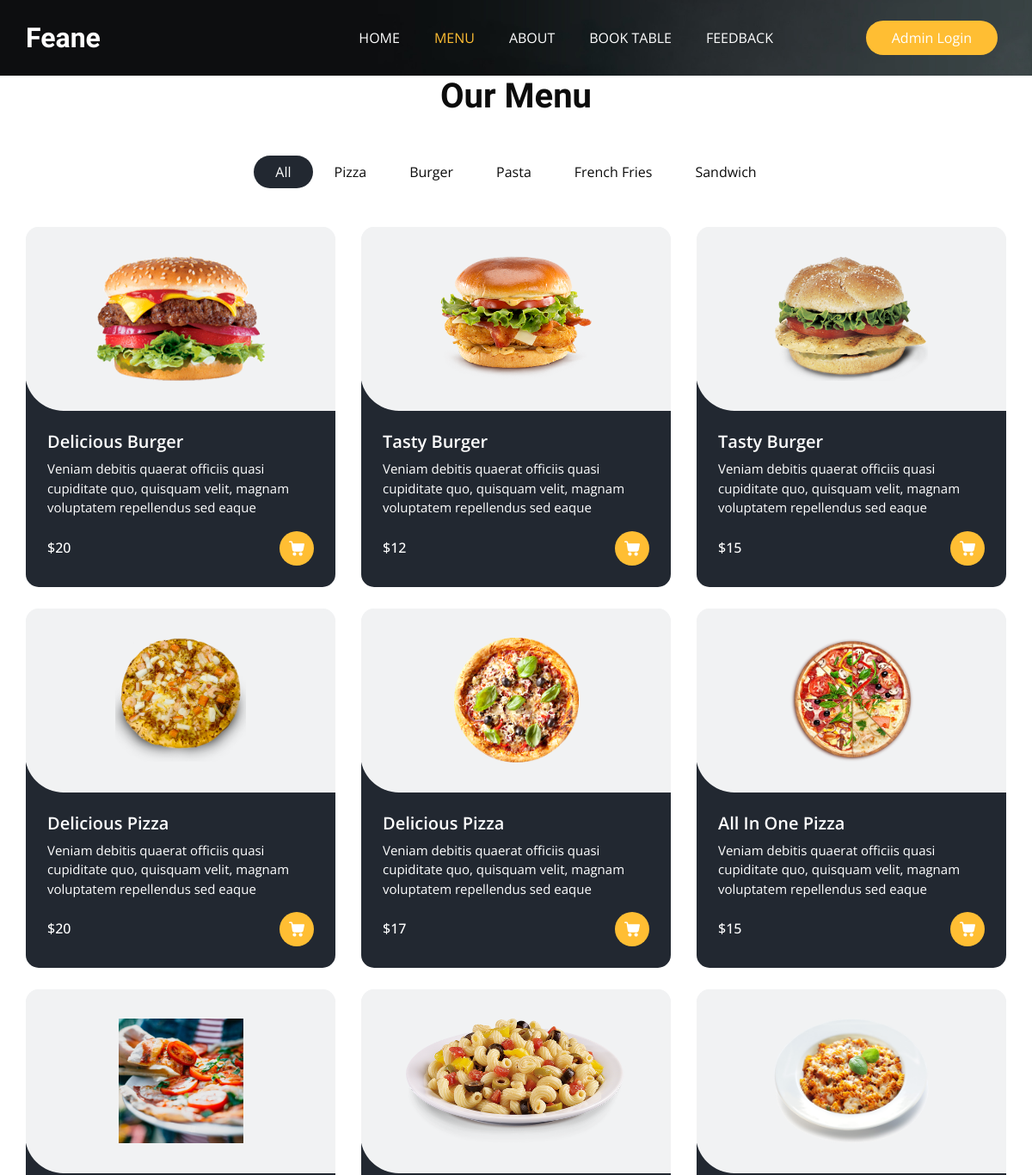
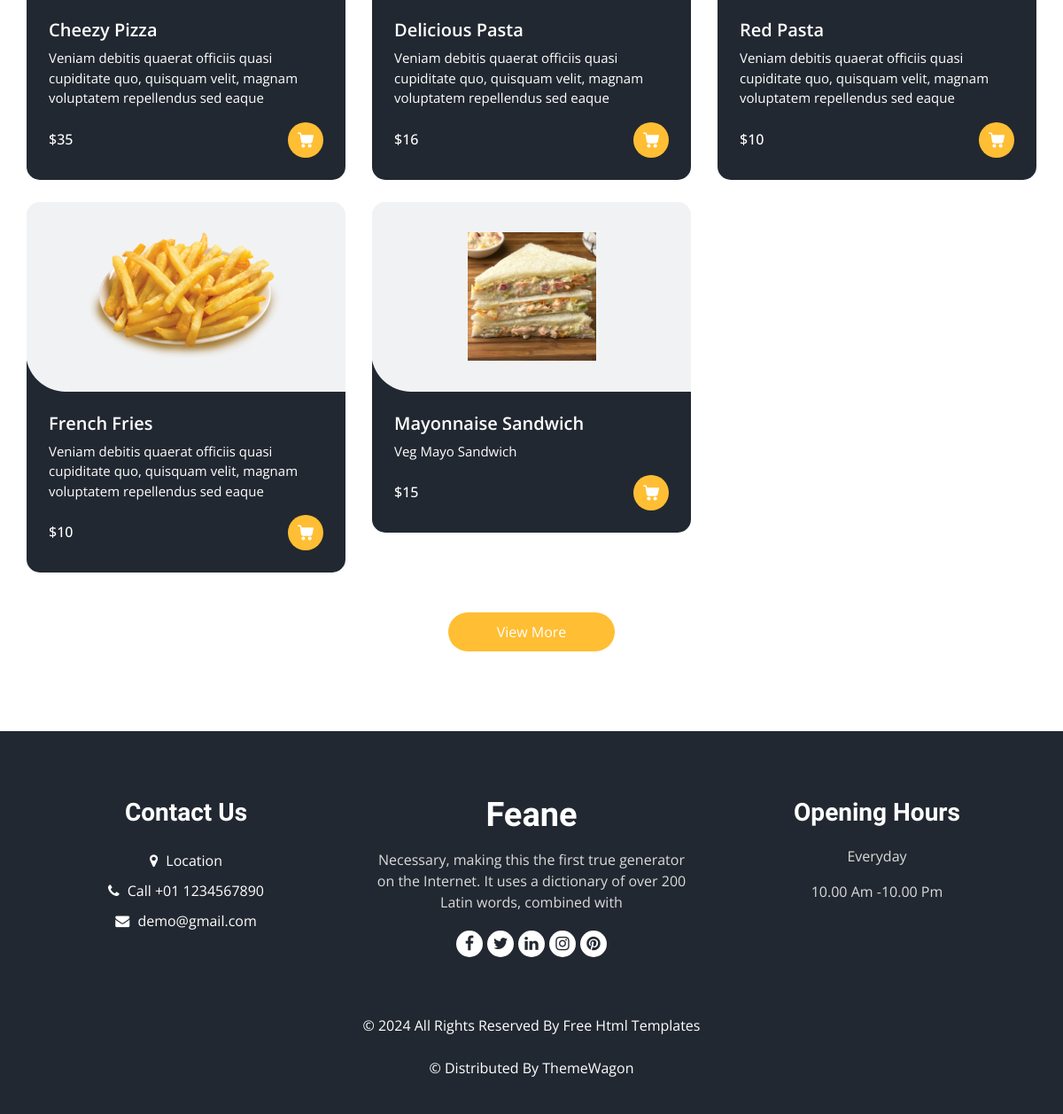
The page /menu on the database its author committed (2 pictures, top to bottom).
### core/models.py (models this page shows, shortened)
class ItemList(models.Model):
    Category_name = models.CharField(max_length=15)

class Items(models.Model):
    Item_name= models.CharField(max_length=20)
    description = models.TextField(blank=False)
    Price= models.IntegerField()
    Category = models.ForeignKey(ItemList, related_name="Name", on_delete=models.CASCADE)
    Image = models.ImageField(upload_to='items/')

### core/views.py (the view)
# urls.py: path('menu', MenuView, name="menu"),
def MenuView(request):
    items = Items.objects.all()
    list = ItemList.objects.all()
    return render(request, 'menu.html', {
        'items':items,
        'list': list,
    })

### Template/menu.html (shortened to what this page needs)
{% extends "base.html" %}
{% load static %}
{% block class %}class="sub_page"{% endblock class %}
{% block menu_status %}active{% endblock menu_status %}
{% block main %}
<section class="food_section layout_padding-bottom">
  <div class="container">
    <div class="heading_container heading_center">
      <h2>
        Our Menu
      </h2>
    </div>
    <ul class="filters_menu">
      <li class="active" data-filter="*">All</li>
      {% for l in list %}
      <li data-filter="*">{{l.Category_name}}</li>
      {% endfor %}
    </ul>
    <div class="filters-content">
      <div class="row grid">
        {% for i in items %}
        <div class="col-sm-6 col-lg-4 all {{j.Category}}">
          <div class="box">
            <div>
              <div class="img-box">
                <img src="/media/{{i.Image}}" alt="">
              </div>
              <div class="detail-box">
                <h5>
                  {{i.Item_name}}
                </h5>
                <p>
                  {{i.description}}
                </p>
                <div class="options">
                  <h6>
                    ${{i.Price}}
                  </h6>
                  <a href="">
                  </a>
                </div>
              </div>
            </div>
          </div>
        </div>
        {% endfor %}
      </div>
    </div>
    <div class="btn-box">
      <a href="">
        View More
      </a>
    </div>
  </div>
</section>
{% endblock main %}

### Template/base.html (shortened to what this page needs)
<!DOCTYPE html>
<html>
{% load static %}
<head>
  <link rel="stylesheet" type="text/css" href="{% static 'css/bootstrap.css' %}" />
  <link rel="stylesheet" type="text/css" href="https://cdnjs.cloudflare.com/ajax/libs/OwlCarousel2/2.3.4/assets/owl.carousel.min.css" />
  <link rel="stylesheet" href="https://cdnjs.cloudflare.com/ajax/libs/jquery-nice-select/1.1.0/css/nice-select.min.css" />
  <link href="{% static 'css/font-awesome.min.css' %}" rel="stylesheet" />
  <link href="{% static 'css/style.css' %}" rel="stylesheet" />
  <link href="{% static 'css/responsive.css' %}" rel="stylesheet" />
</head>
<body {% block class %}{% endblock class %}>
  <div class="hero_area">
    <div class="bg-box">
      <img src="{% static 'images/hero-bg.jpg' %}" alt="">
    </div>
    <header class="header_section">
      <div class="container">
        <nav class="navbar navbar-expand-lg custom_nav-container ">
          <a class="navbar-brand" href="{% url 'home' %}">
            <span>
              Feane
            </span>
          </a>
          <div class="collapse navbar-collapse" id="navbarSupportedContent">
            <ul class="navbar-nav  mx-auto ">
              <li class="nav-item {% block home_status %}{% endblock home_status %}">
                <a class="nav-link" href="{% url 'home' %}">Home <span class="sr-only">(current)</span></a>
              </li>
              <li class="nav-item {% block menu_status %}{% endblock menu_status %}">
                <a class="nav-link" href="{% url 'menu' %}">Menu</a>
              </li>
              <li class="nav-item {% block about_status %}{% endblock about_status %}">
                <a class="nav-link" href="{% url 'about' %}">About</a>
              </li>
              <li class="nav-item {% block booktable_status %}{% endblock booktable_status %}">
                <a class="nav-link" href="{% url 'book_table' %}">Book Table</a>
              </li>
              <li class="nav-item {% block feedback_status %}{% endblock feedback_status %}">
                <a class="nav-link" href="{% url 'feedback' %}">Feedback</a>
              </li>
            </ul>
            <div class="user_option">
              <a href="/admin" class="order_online">
                Admin Login
              </a>
            </div>
          </div>
        </nav>
      </div>
    </header>
  </div>
 {% block main %}
 {% endblock main %}
  <footer class="footer_section">
    <div class="container">
      <div class="row">
        <div class="col-md-4 footer-col">
          <div class="footer_contact">
            <h4>
              Contact Us
            </h4>
            <div class="contact_link_box">
              <a href="">
                <i class="fa fa-map-marker" aria-hidden="true"></i>
                <span>
                  Location
                </span>
              </a>
              <a href="">
                <i class="fa fa-phone" aria-hidden="true"></i>
                <span>
                  Call +01 1234567890
                </span>
              </a>
              <a href="">
                <i class="fa fa-envelope" aria-hidden="true"></i>
                <span>
                  demo@gmail.com
                </span>
              </a>
            </div>
          </div>
        </div>
        <div class="col-md-4 footer-col">
          <div class="footer_detail">
            <a href="" class="footer-logo">
              Feane
            </a>
            <p>
              Necessary, making this the first true generator on the Internet. It uses a dictionary of over 200 Latin words, combined with
            </p>
            <div class="footer_social">
              <a href="">
                <i class="fa fa-facebook" aria-hidden="true"></i>
              </a>
              <a href="">
                <i class="fa fa-twitter" aria-hidden="true"></i>
              </a>
              <a href="">
                <i class="fa fa-linkedin" aria-hidden="true"></i>
              </a>
              <a href="">
                <i class="fa fa-instagram" aria-hidden="true"></i>
              </a>
              <a href="">
                <i class="fa fa-pinterest" aria-hidden="true"></i>
              </a>
            </div>
          </div>
        </div>
        <div class="col-md-4 footer-col">
          <h4>
            Opening Hours
          </h4>
          <p>
            Everyday
          </p>
          <p>
            10.00 Am -10.00 Pm
          </p>
        </div>
      </div>
      <div class="footer-info">
        <p>
          &copy; <span id="displayYear"></span> All Rights Reserved By
          <a href="https://html.design/">Free Html Templates</a><br><br>
          &copy;  Distributed By
          <a href="https://themewagon.com/" target="_blank">ThemeWagon</a>
        </p>
      </div>
    </div>
  </footer>
</body>
</html>

### Static/css/responsive.css (style rules this page uses)
@media (min-width: 1200px) { .container { max-width: 1170px; } }

### rows shown on the page
ItemList: Category_name "Pizza"
ItemList: Category_name "Burger"
ItemList: Category_name "Pasta"
ItemList: Category_name "French Fries"
ItemList: Category_name "Sandwich"
Items: Image (picture), Item_name "Delicious Burger", description "Veniam debitis quaerat officiis quasi cupiditate quo, quisquam velit, magnam voluptatem repellendus sed eaque", Price "20"
Items: Image (picture), Item_name "Tasty Burger", description "Veniam debitis quaerat officiis quasi cupiditate quo, quisquam velit, magnam voluptatem repellendus sed eaque", Price "12"
Items: Image (picture), Item_name "Tasty Burger", description "Veniam debitis quaerat officiis quasi cupiditate quo, quisquam velit, magnam voluptatem repellendus sed eaque", Price "15"
Items: Image (picture), Item_name "Delicious Pizza", description "Veniam debitis quaerat officiis quasi cupiditate quo, quisquam velit, magnam voluptatem repellendus sed eaque", Price "20"
Items: Image (picture), Item_name "Delicious Pizza", description "Veniam debitis quaerat officiis quasi cupiditate quo, quisquam velit, magnam voluptatem repellendus sed eaque", Price "17"
Items: Image (picture), Item_name "All In One Pizza", description "Veniam debitis quaerat officiis quasi cupiditate quo, quisquam velit, magnam voluptatem repellendus sed eaque", Price "15"
Items: Image (picture), Item_name "Cheezy Pizza", description "Veniam debitis quaerat officiis quasi cupiditate quo, quisquam velit, magnam voluptatem repellendus sed eaque", Price "35"
Items: Image (picture), Item_name "Delicious Pasta", description "Veniam debitis quaerat officiis quasi cupiditate quo, quisquam velit, magnam voluptatem repellendus sed eaque", Price "16"
Items: Image (picture), Item_name "Red Pasta", description "Veniam debitis quaerat officiis quasi cupiditate quo, quisquam velit, magnam voluptatem repellendus sed eaque", Price "10"
Items: Image (picture), Item_name "French Fries", description "Veniam debitis quaerat officiis quasi cupiditate quo, quisquam velit, magnam voluptatem repellendus sed eaque", Price "10"
Items: Image (picture), Item_name "Mayonnaise Sandwich", description "Veg Mayo Sandwich", Price "15"
